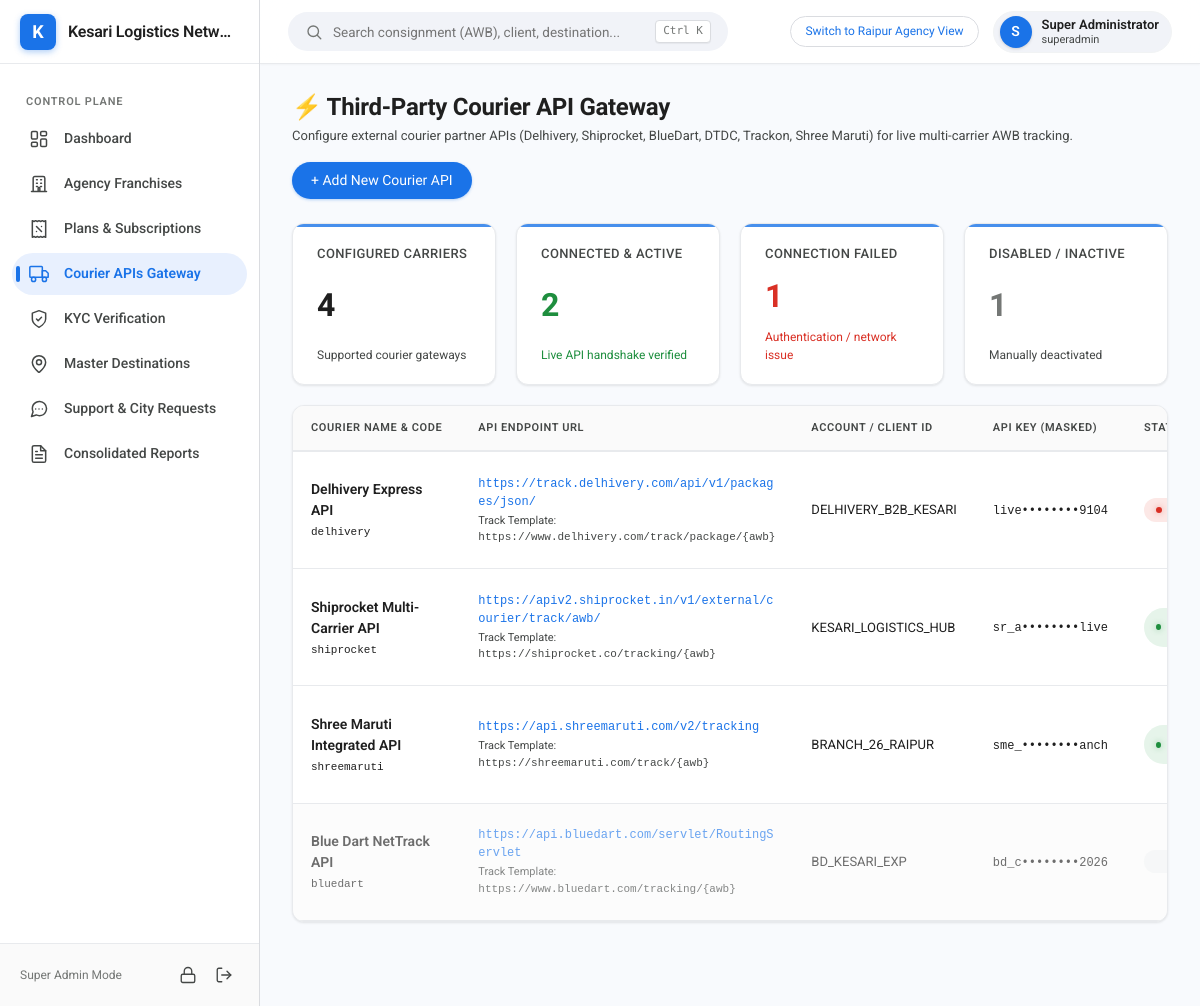
Screenshot of /admin/courier-apis (signed in) with the database file from the repository.
### tables this page shows
CREATE TABLE courier_integrations (
    id INTEGER PRIMARY KEY AUTOINCREMENT,
    courier_name VARCHAR(100) NOT NULL,
    courier_code VARCHAR(50) UNIQUE NOT NULL,
    api_endpoint VARCHAR(255) NOT NULL,
    tracking_url_template VARCHAR(255) NULL,
    api_key VARCHAR(255) NULL,
    api_secret VARCHAR(255) NULL,
    client_id VARCHAR(100) NULL,
    status VARCHAR(20) DEFAULT 'inactive', -- connected, failed, inactive
    is_active INTEGER DEFAULT 1,
    last_tested_at DATETIME NULL,
    last_error_log TEXT NULL,
    notes TEXT NULL,
    created_at DATETIME DEFAULT CURRENT_TIMESTAMP,
    updated_at DATETIME DEFAULT CURRENT_TIMESTAMP
);

### src/Views/admin/courier_apis/index.php (the view, shortened to what the rows shown need)
<div class="page-header">
    <div>
        <h1 class="page-title">⚡ Third-Party Courier API Gateway</h1>
    </div>
</div>
<div class="g-card" style="padding:0; overflow:hidden;">
    <div class="table-responsive">
        <table class="g-table">
            <thead>
                <tr>
                    <th>Courier Name & Code</th>
                    <th>API Endpoint URL</th>
                    <th>Account / Client ID</th>
                    <th>API Key (Masked)</th>
                    <th>Status</th>
                </tr>
            </thead>
            <tbody>
                <?php foreach ($apis as $a): ?>
                    <tr style="<?= empty($a['is_active']) ? 'opacity:0.65; background:#fafafa;' : '' ?>">
                        <td>
                            <div style="font-weight:600; font-size:14px;"><?= htmlspecialchars($a['courier_name']) ?></div>
                            <code style="font-size:11px;"><?= htmlspecialchars($a['courier_code']) ?></code>
                        </td>
                        <td>
                            <div style="font-family:monospace; font-size:12px; color:var(--google-blue); word-break:break-all;">
                                <?= htmlspecialchars($a['api_endpoint']) ?>
                            </div>
                            <?php if (!empty($a['tracking_url_template'])): ?>
                                <div style="font-size:11px; color:var(--text-secondary); margin-top:2px;">
                                    Track Template: <code><?= htmlspecialchars($a['tracking_url_template']) ?></code>
                                </div>
                            <?php endif; ?>
                        </td>
                        <td>
                            <?= htmlspecialchars($a['client_id'] ?: 'N/A') ?>
                        </td>
                        <td>
                            <?php if (!empty($a['api_key'])): ?>
                                <span style="font-family:monospace; font-size:12px;">
                                    <?= substr($a['api_key'], 0, 4) . '••••••••' . substr($a['api_key'], -4) ?>
                                </span>
                            <?php else: ?>
                                <span style="color:var(--text-tertiary);">None</span>
                            <?php endif; ?>
                        </td>
                        <td>
                            <?php if (empty($a['is_active'])): ?>
                                <span class="g-chip" style="background:#f1f3f4; color:#5f6368;">Inactive</span>
                            <?php elseif ($a['status'] === 'connected'): ?>
                                <span class="g-chip chip-success">● Connected</span>
                            <?php elseif ($a['status'] === 'failed'): ?>
                                <span class="g-chip chip-danger">● Failed</span>
                            <?php else: ?>
                                <span class="g-chip chip-warning">● <?= ucfirst($a['status']) ?></span>
                            <?php endif; ?>
                        </td>
                    </tr>
                <?php endforeach; ?>
            </tbody>
        </table>
    </div>
</div>
<?php
require ROOT_PATH . '/src/Views/layout.php';
?>

### rows the page displays
courier_integrations: courier_name "Delhivery Express API", courier_code "delhivery", api_endpoint "https://track.delhivery.com/api/v1/packages/json/", tracking_url_template "https://www.delhivery.com/track/package/{awb}", client "DELHIVERY_B2B_KESARI", api_key "live", api_key "9104"
courier_integrations: courier_name "Shiprocket Multi-Carrier API", courier_code "shiprocket", api_endpoint "https://apiv2.shiprocket.in/v1/external/courier/track/awb/", tracking_url_template "https://shiprocket.co/tracking/{awb}", client "KESARI_LOGISTICS_HUB", api_key "sr_a", api_key "live"
courier_integrations: courier_name "Shree Maruti Integrated API", courier_code "shreemaruti", api_endpoint "https://api.shreemaruti.com/v2/tracking", tracking_url_template "https://shreemaruti.com/track/{awb}", client "BRANCH_26_RAIPUR", api_key "sme_", api_key "anch"
courier_integrations: courier_name "Blue Dart NetTrack API", courier_code "bluedart", api_endpoint "https://api.bluedart.com/servlet/RoutingServlet", tracking_url_template "https://www.bluedart.com/tracking/{awb}", client "BD_KESARI_EXP", api_key "bd_c", api_key "2026"

### other values shown
substr($brandName, 0, 1) "K"
$brandName "Kesari Logistics Netw…"
substr($currentUser['name'] ?? 'U', 0, 1) "S"
$currentUser['name'] "Super Administrator"
$currentUser['role'] "superadmin"
$stats['total'] "4"
$stats['connected'] "2"
$stats['failed'] "1"
$stats['inactive'] "1"
